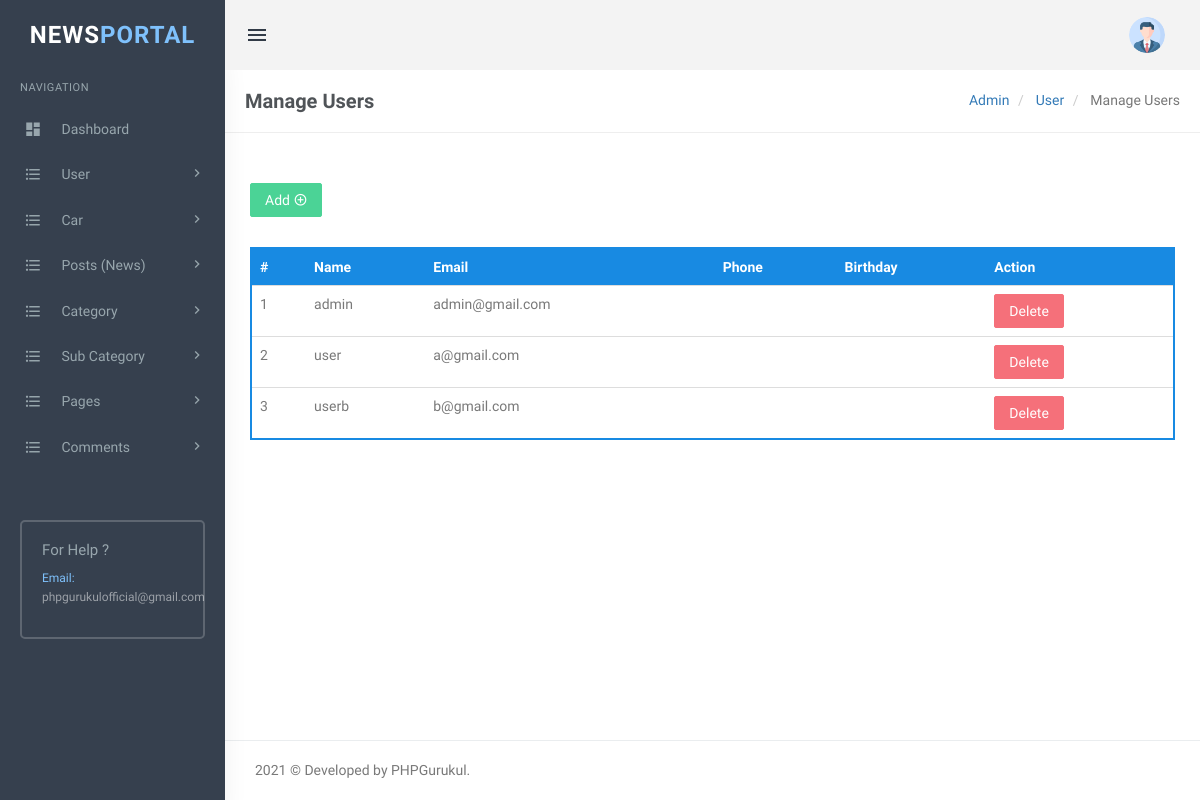
Before: /admin/admin/manage-user.php with the older database file.
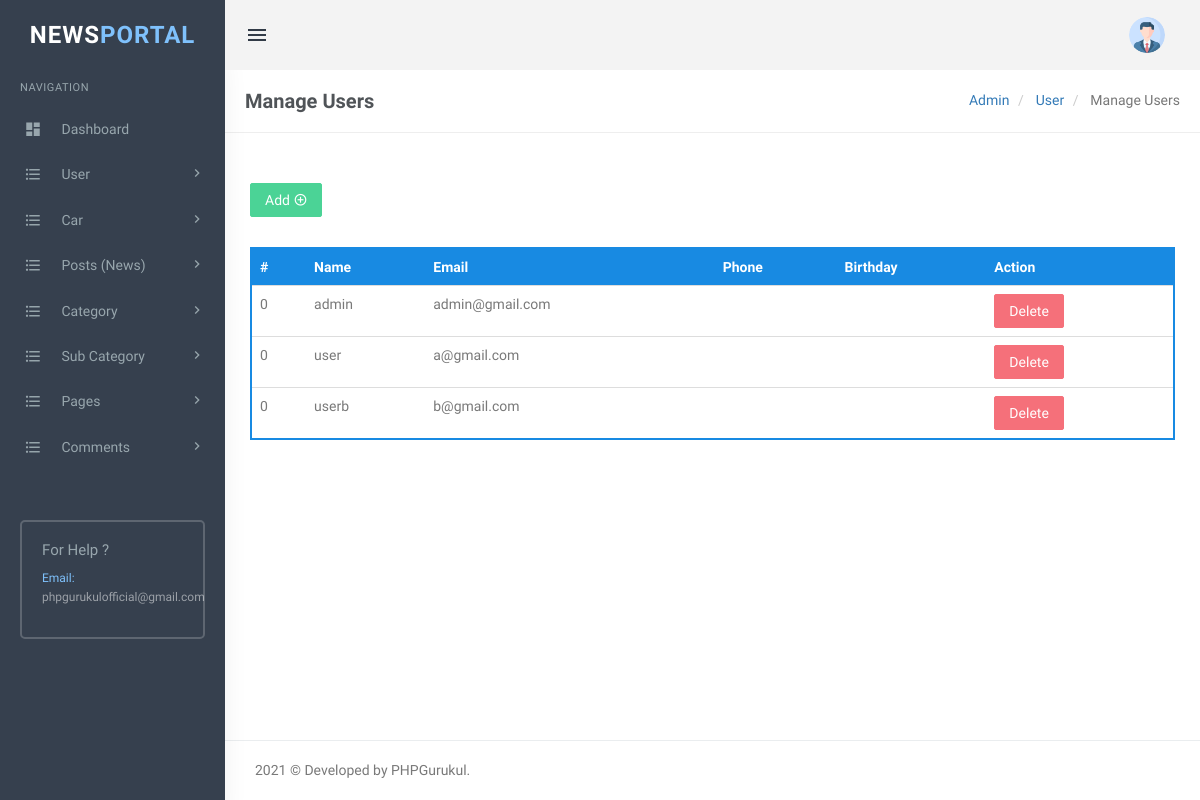
After: the same page with the newer database file.
### tables this page shows
CREATE TABLE `user` (
  `id` int(11) UNSIGNED NOT NULL,
  `name` varchar(30) NOT NULL,
  `password` varchar(32) NOT NULL,
  `email` varchar(255) NOT NULL,
  `phone` varchar(15) DEFAULT NULL,
  `birthday` date DEFAULT NULL,
  `img_path` varchar(255) DEFAULT NULL
);

### admin/libs/database.php (called while the page is built, shortened)
<?php
function db_get_list($sql){
    global $conn;
    $data  = array();
    $result = mysqli_query($conn, $sql);
    while ($row = mysqli_fetch_assoc($result)){
        $data[] = $row;
    }
    return $data;
}
?>

### admin/admin/manage-user.php (the view, shortened to what this page needs)
<?php
include_once('../libs/database.php');
$sql = db_create_sql("SELECT * FROM user");
$users = db_get_list($sql);
?>
<!DOCTYPE html>
<html lang="en">
<head>
    <link href="assets/css/bootstrap.min.css" rel="stylesheet" type="text/css" />
    <link href="assets/css/core.css" rel="stylesheet" type="text/css" />
    <link href="assets/css/components.css" rel="stylesheet" type="text/css" />
    <link href="assets/css/icons.css" rel="stylesheet" type="text/css" />
    <link href="assets/css/pages.css" rel="stylesheet" type="text/css" />
    <link href="assets/css/menu.css" rel="stylesheet" type="text/css" />
    <link href="assets/css/responsive.css" rel="stylesheet" type="text/css" />
    <link rel="stylesheet" href="../plugins/switchery/switchery.min.css">
</head>
<body class="fixed-left">
    <div id="wrapper">
        <?php include('includes/topheader.php'); ?>
        <?php include('includes/leftsidebar.php'); ?>
        <div class="content-page">
            <div class="content">
                <div class="container">
                    <div class="row">
                        <div class="col-xs-12">
                            <div class="page-title-box">
                                <h4 class="page-title">Manage Users</h4>
                                <ol class="breadcrumb p-0 m-0">
                                    <li>
                                        <a href="#">Admin</a>
                                    </li>
                                    <li>
                                        <a href="#">User </a>
                                    </li>
                                    <li class="active">
                                        Manage Users
                                    </li>
                                </ol>
                                <div class="clearfix"></div>
                            </div>
                        </div>
                    </div>
                    <div class="row">
                        <div class="row">
                            <div class="col-md-12">
                                <div class="demo-box m-t-20">
                                    <div class="m-b-30">
                                        <a href="add-category.php">
                                            <button id="addToTable" class="btn btn-success waves-effect waves-light">Add <i class="mdi mdi-plus-circle-outline"></i></button>
                                        </a>
                                    </div>
                                    <div class="table-responsive">
                                        <table class="table m-0 table-colored-bordered table-bordered-primary">
                                            <thead>
                                                <tr>
                                                    <th>#</th>
                                                    <th> Name</th>
                                                    <th>Email</th>
                                                    <th>Phone</th>
                                                    <th>Birthday</th>
                                                    <th>Action</th>
                                                </tr>
                                            </thead>
                                            <tbody>
                                            <?php foreach ($users as $item) { ?>
                                            <tr>
                                                <td><?php echo $item['id']; ?></td>
                                                <td><?php echo $item['name']; ?></td>
                                                <td><?php echo $item['email']; ?></td>
                                                <td><?php echo $item['phone']; ?></td>
                                                <td><?php echo $item['birthday']; ?></td>
                                                <td>
                                                    <form method="POST" class="form-delete" action="">
                                                        <button class="btn btn-danger">Delete</button>
                                                    </form>
                                                </td>
                                            </tr>
                                        <?php } ?>
                                            </tbody>
                                        </table>
                                    </div>
                                </div>
                            </div>
                        </div>
                    </div>
                </div>
                <?php include('includes/footer.php'); ?>
            </div>
        </div>
</body>
</html>

### admin/admin/includes/topheader.php (shortened to what this page needs)
<div class="topbar">
    <div class="topbar-left">
        <a href="index.html" class="logo"><span>NEWS<span>PORTAL</span></span><i class="mdi mdi-layers"></i></a>
    </div>
    <div class="navbar navbar-default" role="navigation">
        <div class="container">
            <ul class="nav navbar-nav navbar-left">
                <li>
                    <button class="button-menu-mobile open-left waves-effect">
                        <i class="mdi mdi-menu"></i>
                    </button>
                </li>
            </ul>
            <ul class="nav navbar-nav navbar-right">
                <li class="dropdown user-box">
                    <a href="" class="dropdown-toggle waves-effect user-link" data-toggle="dropdown" aria-expanded="true">
                        <img src="assets/images/users/avatar-1.jpg" alt="user-img" class="img-circle user-img">
                    </a>
                </li>
            </ul>
        </div>
    </div>
</div>

### admin/admin/includes/leftsidebar.php (shortened to what this page needs)
<div class="left side-menu">
    <div class="sidebar-inner slimscrollleft">
        <div id="sidebar-menu">
            <ul>
                <li class="menu-title">Navigation</li>
                <li class="has_sub">
                    <a href="dashboard.php" class="waves-effect"><i class="mdi mdi-view-dashboard"></i> <span> Dashboard </span> </a>
                </li>
                <li class="has_sub">
                    <a href="javascript:void(0);" class="waves-effect"><i class="mdi mdi-format-list-bulleted"></i> <span> User </span> <span class="menu-arrow"></span></a>
                </li>
                <li class="has_sub">
                    <a href="javascript:void(0);" class="waves-effect"><i class="mdi mdi-format-list-bulleted"></i> <span> Car </span> <span class="menu-arrow"></span></a>
                </li>
                <li class="has_sub">
                    <a href="javascript:void(0);" class="waves-effect"><i class="mdi mdi-format-list-bulleted"></i> <span> Posts (News) </span> <span class="menu-arrow"></span></a>
                </li>
                <li class="has_sub">
                    <a href="javascript:void(0);" class="waves-effect"><i class="mdi mdi-format-list-bulleted"></i> <span> Category </span> <span class="menu-arrow"></span></a>
                </li>
                <li class="has_sub">
                    <a href="javascript:void(0);" class="waves-effect"><i class="mdi mdi-format-list-bulleted"></i> <span>Sub Category </span> <span class="menu-arrow"></span></a>
                </li>
                <li class="has_sub">
                    <a href="javascript:void(0);" class="waves-effect"><i class="mdi mdi-format-list-bulleted"></i> <span>Pages </span> <span class="menu-arrow"></span></a>
                </li>
                <li class="has_sub">
                    <a href="javascript:void(0);" class="waves-effect"><i class="mdi mdi-format-list-bulleted"></i> <span> Comments </span> <span class="menu-arrow"></span></a>
                </li>
            </ul>
        </div>
        <div class="help-box">
            <h5 class="text-muted m-t-0">For Help ?</h5>
            <p class=""><span class="text-custom">Email:</span> <br /> phpgurukulofficial@gmail.com</p>
        </div>
    </div>
</div>

### admin/admin/includes/footer.php
<footer class="footer text-right">
   <?php echo date('Y');?> © Developed by PHPGurukul.
</footer>

### admin/admin/assets/css/core.css (style rules this page uses)
body { font-family: 'Varela Round', sans-serif; margin: 0; padding-bottom: 60px; overflow-x: hidden; color: #797979; }
html { position: relative; min-height: 100%; }
.h1, .h2, .h3, .h4, .h5, .h6, h1, h2, h3, h4, h5, h6 { color: #505458; font-family: 'Hind Madurai', sans-serif; margin: 10px 0; }
h5 { font-size: 15px; }
p { line-height: 1.6; }
* { outline: none !important; }
.container { width: auto; }
.footer { border-top: 1px solid rgba(152, 166, 173, 0.2); bottom: 0; text-align: left !important; padding: 19px 30px 20px; position: absolute; right: 0; left: 225px; }
#wrapper { height: 100%; overflow: hidden; width: 100%; }
.p-0 { padding: 0 !important; }
.m-0 { margin: 0 !important; }
.m-t-0 { margin-top: 0 !important; }
.m-t-20 { margin-top: 20px !important; }
.m-b-30 { margin-bottom: 30px !important; }
.row { margin-right: -10px; margin-left: -10px; }
.col-lg-1, .col-lg-10, .col-lg-11, .col-lg-12, .col-lg-2, .col-lg-3, .col-lg-4, .col-lg-5, .col-lg-6, .col-lg-7, .col-lg-8, .col-lg-9, .col-md-1, .col-md-10, .col-md-11, .col-md-12, .col-md-2, .col-md-3, .col-md-4, .col-md-5, .col-md-6, .col-md-7, .col-md-8, .col-md-9, .col-sm-1, .col-sm-10, .col-sm-11, .col-sm-12, .col-sm-2, .col-sm-3, .col-sm-4, .col-sm-5, .col-sm-6, .col-sm-7, .col-sm-8, .col-sm-9, .col-xs-1, .col-xs-10, .col-xs-11, .col-xs-12, .col-xs-2, .col-xs-3, .col-xs-4, .col-xs-5, .col-xs-6, .col-xs-7, .col-xs-8, .col-xs-9 { padding-left: 10px; padding-right: 10px; }
.breadcrumb { background-color: transparent; margin-bottom: 15px; padding-top: 10px; padding-left: 0; }
.text-custom { color: #7fc1fc !important; }
.text-muted { color: #98a6ad !important; }
.waves-effect { position: relative; cursor: pointer; display: inline-block; overflow: hidden; -webkit-user-select: none; -moz-user-select: none; -ms-user-select: none; user-select: none; -webkit-tap-highlight-color: transparent; vertical-align: middle; z-index: 1; will-change: opacity, transform; -webkit-transition: all 0.3s ease-out; -moz-transition: all 0.3s ease-out; -o-transition: all 0.3s ease-out; -ms-transition: all 0.3s ease-out; transition: all 0.3s ease-out; }
.demo-box { padding: 10px 15px; }

Changed rows visible on the page:
removed user: id "1", name "admin", email "admin@gmail.com"
removed user: id "2", name "user", email "a@gmail.com"
removed user: id "3", name "userb", email "b@gmail.com"
added user: id "0", name "admin", email "admin@gmail.com"
added user: id "0", name "user", email "a@gmail.com"
added user: id "0", name "userb", email "b@gmail.com"
